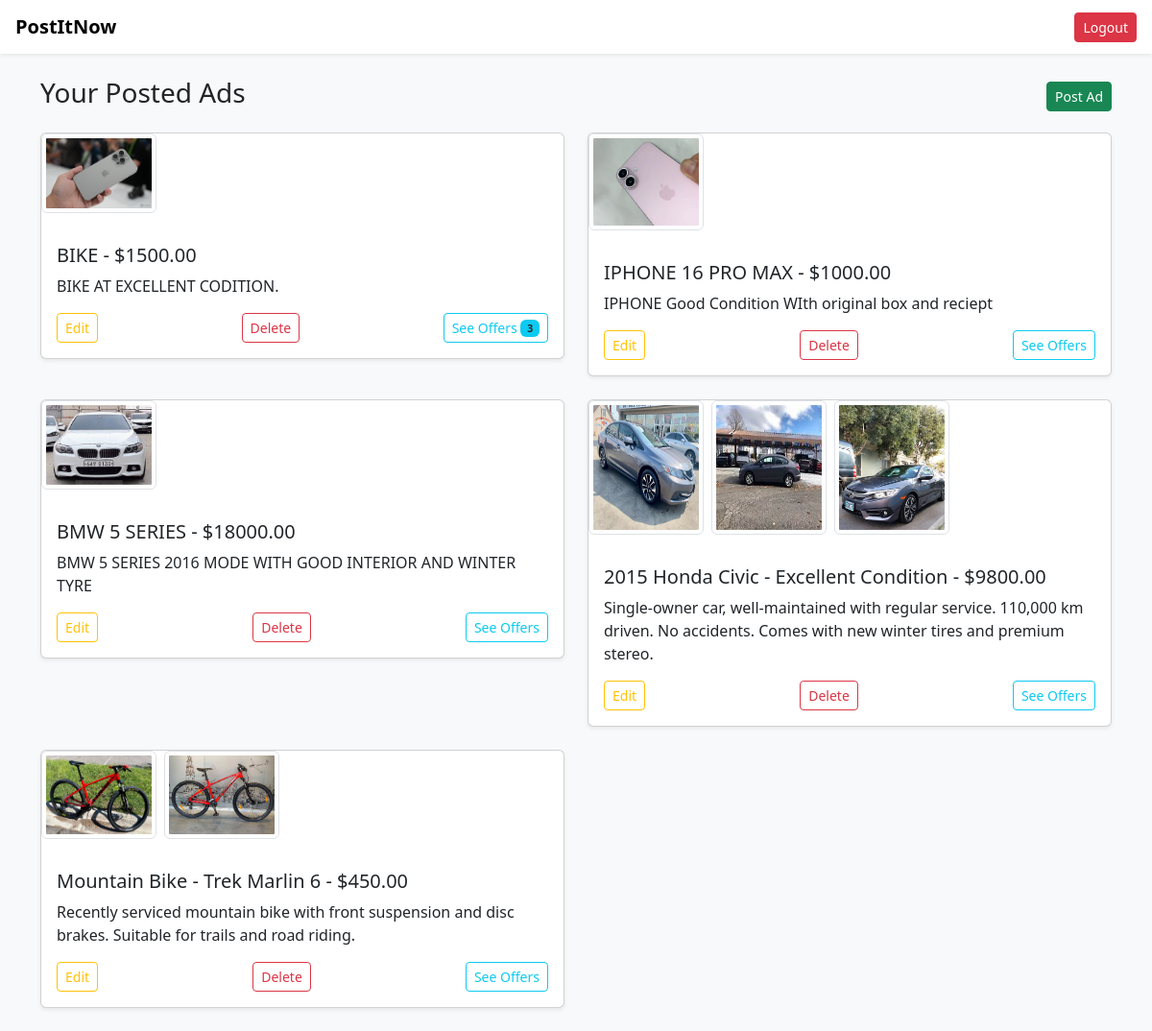
The page /PostItNow_MultiLayered_Base/views/user/dashboard.php (signed in) on the database its author committed.
### tables this page shows
CREATE TABLE `ads` (
  `id` int(11) NOT NULL,
  `member_id` int(11) NOT NULL,
  `category_id` int(11) DEFAULT NULL,
  `subcategory_id` int(11) DEFAULT NULL,
  `title` varchar(150) DEFAULT NULL,
  `description` text DEFAULT NULL,
  `price` decimal(10,2) DEFAULT NULL,
  `status` enum('active','inactive') DEFAULT 'active',
  `start_date` date DEFAULT NULL,
  `expiry_date` date DEFAULT NULL,
  `created_at` timestamp NOT NULL DEFAULT current_timestamp()
);

### PostItNow_MultiLayered_Base/db/databaseHandler.php (called while the page is built)
<?php
function connect() {
    $host = 'localhost';
    $dbname = 'classified_ads';
    $user = 'root';
    $pass = '';
    try {
        $pdo = new PDO("mysql:host=$host;dbname=$dbname", $user, $pass);
        $pdo->setAttribute(PDO::ATTR_ERRMODE, PDO::ERRMODE_EXCEPTION);
        return $pdo;
    } catch (PDOException $e) {
        die("DB connection failed: " . $e->getMessage());
    }
}

### PostItNow_MultiLayered_Base/services/AdService.php (called while the page is built, shortened)
<?php
require_once __DIR__ . '/../models/AdDAO.php';
class AdService {
    private $dao;
    public function __construct() {
        $this->dao = new AdDAO();
    }
    public function getOfferCountByAdId($adId) {
        require_once __DIR__ . '/../models/AdDAO.php';
        $dao = new AdDAO();
        return $dao->getOfferCountByAdId($adId);
    }
    public function getAdsByMember($memberId) {
        return $this->dao->getAdsByMember($memberId);
    }
}

### PostItNow_MultiLayered_Base/models/AdDAO.php (called while the page is built, shortened)
<?php
require_once __DIR__ . '/../db/databaseHandler.php';
class AdDAO {
    private $conn;
    public function __construct() {
        $this->conn = connect();
    }
    public function getOfferCountByAdId($adId) {
        $sql = "SELECT COUNT(*) FROM offers WHERE ad_id = :ad_id";
        $stmt = $this->conn->prepare($sql);
        $stmt->bindParam(':ad_id', $adId, PDO::PARAM_INT);
        $stmt->execute();
        return $stmt->fetchColumn();
    }
    public function getAdsByMember($memberId) {
        $sql = "SELECT ads.*, categories.category_name AS category_name, subcategories.subcategory_name AS subcategory_name
            FROM ads
            LEFT JOIN categories ON ads.category_id = categories.id
            LEFT JOIN subcategories ON ads.subcategory_id = subcategories.id
            WHERE ads.member_id = :member_id";
        $stmt = $this->conn->prepare($sql);
        $stmt->bindParam(':member_id', $memberId, PDO::PARAM_INT);
        $stmt->execute();
        $ads = $stmt->fetchAll(PDO::FETCH_ASSOC);
        foreach ($ads as &$ad) {
            $imageStmt = $this->conn->prepare("SELECT image_path FROM ad_images WHERE ad_id = :ad_id");
            $imageStmt->bindParam(':ad_id', $ad['id'], PDO::PARAM_INT);
            $imageStmt->execute();
            $images = $imageStmt->fetchAll(PDO::FETCH_COLUMN);
        }
        return $ads;
    }
}

### PostItNow_MultiLayered_Base/views/user/dashboard.php (the view, shortened to what this page needs)
<?php
require_once '../../services/AdService.php';
$langCode = isset($_SESSION['lang']) ? $_SESSION['lang'] : 'en';
$lang = include "../../lang/$langCode.php";
$service = new AdService();
$ads = $service->getAdsByMember($_SESSION['user_id']);
$offerCounts = [];
foreach ($ads as $ad) {
    $offerCounts[$ad['id']] = $service->getOfferCountByAdId($ad['id']);
}
?>
<!DOCTYPE html>
<html lang="<?php echo $langCode; ?>">
<head>
    <link href="https://cdn.jsdelivr.net/npm/bootstrap@5.3.0/dist/css/bootstrap.min.css" rel="stylesheet">
</head>
<body class="bg-light">
<nav class="navbar navbar-expand-lg navbar-light bg-white shadow-sm px-3 mb-4">
    <a class="navbar-brand fw-bold" href="../../index.php">PostItNow</a>
    <div class="ms-auto">
        <a href="../../handlers/LogoutHandler.php" class="btn btn-danger btn-sm">
            <?php echo isset($lang['logout']) ? $lang['logout'] : 'Logout'; ?>
        </a>
    </div>
</nav>
<div class="container">
    <div class="d-flex justify-content-between align-items-center mb-3">
        <h3><?php echo isset($lang['your_ads']) ? $lang['your_ads'] : 'Your Ads'; ?></h3>
        <a href="postAdView.php" class="btn btn-success btn-sm"><?php echo isset($lang['post_ad']) ? $lang['post_ad'] : 'Post New Ad'; ?></a>
    </div>
    <div class="row">
        <?php foreach ($ads as $ad): ?>
            <div class="col-md-6">
                <div class="card mb-4 shadow-sm">
                    <?php if (!empty($ad['images'])): ?>
                        <div class="d-flex flex-wrap mb-2">
                            <?php foreach ($ad['images'] as $image): ?>
                                <img src="../../<?php echo $image; ?>" class="img-thumbnail me-2 mb-2" style="max-width: 120px;" alt="Ad Image">
                            <?php endforeach; ?>
                        </div>
                    <?php endif; ?>
                    <div class="card-body">
                        <h5 class="card-title"><?php echo htmlspecialchars($ad['title']); ?> - $<?php echo $ad['price']; ?></h5>
                        <p class="card-text"><?php echo htmlspecialchars($ad['description']); ?></p>
                        <div class="d-flex justify-content-between">
                            <a href="editAd.php?id=<?php echo $ad['id']; ?>" class="btn btn-outline-warning btn-sm">
                                <?php echo isset($lang['edit']) ? $lang['edit'] : 'Edit'; ?>
                            </a>
                            <a href="deleteAd.php?id=<?php echo $ad['id']; ?>"
                               onclick="return confirm('<?php echo isset($lang['confirm_delete']) ? $lang['confirm_delete'] : 'Are you sure?'; ?>');"
                               class="btn btn-outline-danger btn-sm">
                                <?php echo isset($lang['delete']) ? $lang['delete'] : 'Delete'; ?>
                            </a>
                            <a href="viewOffers.php?ad_id=<?php echo $ad['id']; ?>" class="btn btn-outline-info btn-sm">
                                <?php echo isset($lang['see_offers']) ? $lang['see_offers'] : 'See Offers'; ?>
                                <?php if (!empty($offerCounts[$ad['id']])): ?>
                                    <span class="badge bg-info text-dark"><?php echo $offerCounts[$ad['id']]; ?></span>
                                <?php endif; ?>
                            </a>
                        </div>
                    </div>
                </div>
            </div>
        <?php endforeach; ?>
    </div>
</div>
</body>
</html>

### rows shown on the page
ads: title "BIKE", price "1500.00", description "BIKE AT EXCELLENT CODITION.", id "3"
ads: title "IPHONE 16 PRO MAX", price "1000.00", description "IPHONE Good Condition WIth original box and reciept"
ads: title "BMW 5 SERIES", price "18000.00", description "BMW 5 SERIES 2016 MODE WITH GOOD INTERIOR AND WINTER TYRE"
ads: title "2015 Honda Civic - Excellent Condition", price "9800.00", description "Single-owner car, well-maintained with regular service. 110,000 km driven. No accidents. Comes with new winter tires and premium stereo."
ads: title "Mountain Bike - Trek Marlin 6", price "450.00", description "Recently serviced mountain bike with front suspension and disc brakes. Suitable for trails and road riding."

### other values the page prints
$lang['logout'] "Logout"
$lang['your_ads'] "Your Posted Ads"
$lang['post_ad'] "Post Ad"
